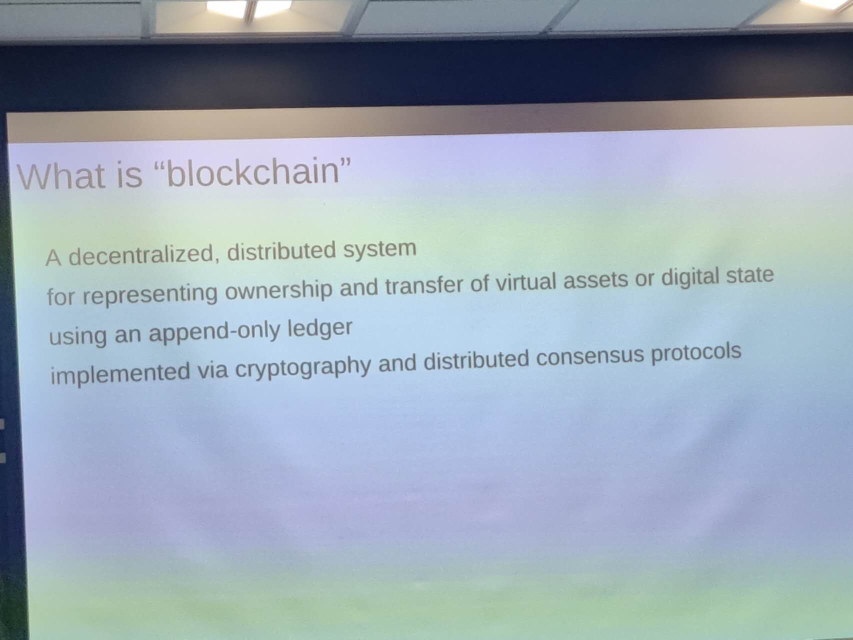
#> input picture test_image.jpg, 1706 x 1280 px (shown at 1/2 size)
$ python improved.py
#> lines starting #> are read from the running program, lines starting #| are printed output that depends on the picture; after the words box and inside, x2 and y2 are one past the last pixel; in counts of white or black regions, pixels touching at a corner belong together
import cv2
import pytesseract
import numpy as np
from PIL import Image

pytesseract.pytesseract.tesseract_cmd = "/usr/bin/tesseract"

# Load image
image_path = "test_image.jpg"  # Change this to your actual image path
image = cv2.imread(image_path)
#> image is the input picture: shape (1280, 1706, 3); mean B, G, R 182.9, 170, 156.1

def preprocess_image(image):
    """Enhance the image for better OCR accuracy."""
    # Convert to grayscale
    gray = cv2.cvtColor(image, cv2.COLOR_BGR2GRAY)
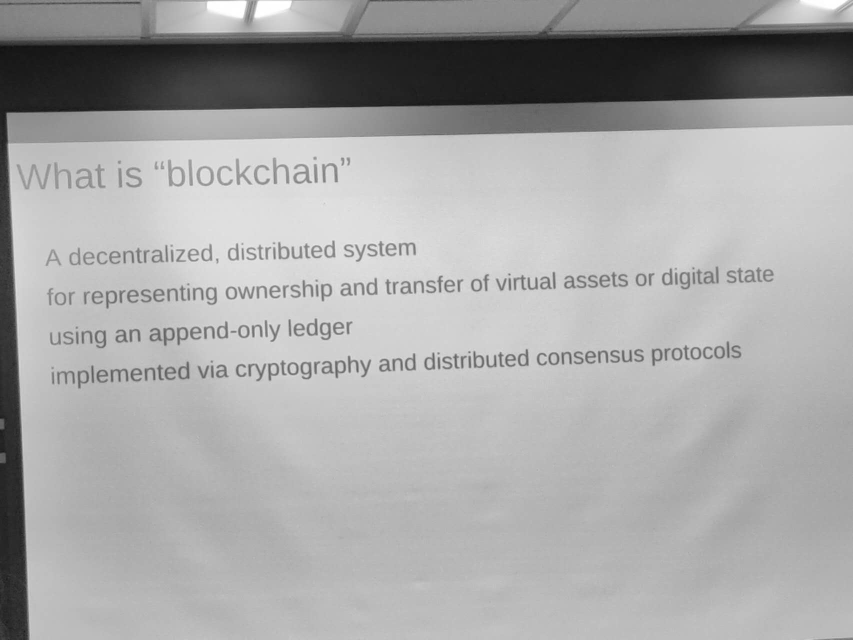
#> gray: shape (1280, 1706) (shown at 1/2 size); min 12, max 255, mean 167.3

    # Resize to improve OCR accuracy (Tesseract works better on larger text)
    height, width = gray.shape
#> height = 1280; width = 1706
    scaling_factor = 2  # Increase size for better text detection
    gray = cv2.resize(gray, (width * scaling_factor, height * scaling_factor), interpolation=cv2.INTER_LINEAR)
#> gray: shape (2560, 3412)

    # Apply Gaussian blur to reduce noise
    gray = cv2.GaussianBlur(gray, (3, 3), 0)

    # Use adaptive histogram equalization to enhance contrast
    clahe = cv2.createCLAHE(clipLimit=3.0, tileGridSize=(8,8))
    gray = clahe.apply(gray)
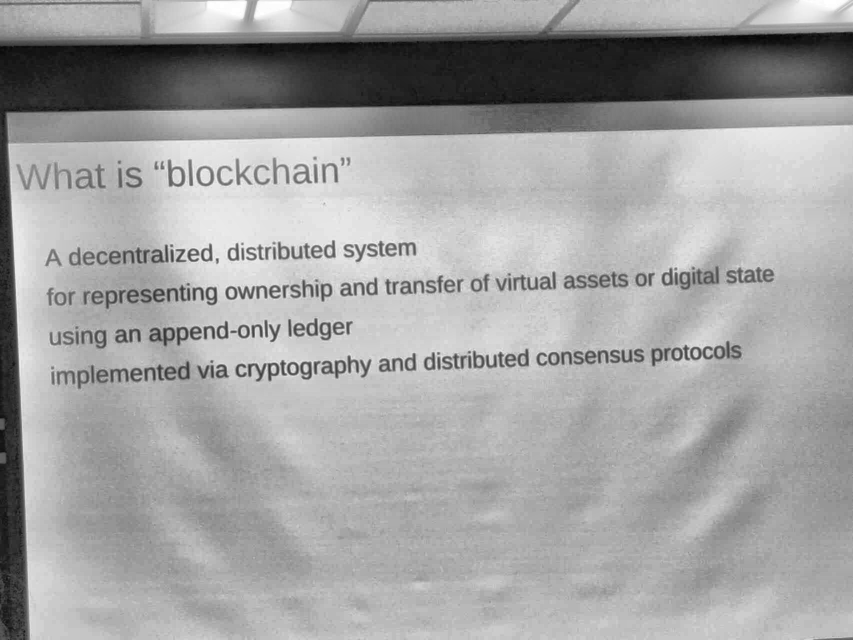
#> gray: shape (2560, 3412) (shown at 1/4 size); min 3, max 255, mean 162.7

    # Apply sharpening filter
    kernel = np.array([[0, -1, 0], [-1, 5, -1], [0, -1, 0]])
    sharpened = cv2.filter2D(gray, -1, kernel)

    # Apply binary thresholding
    _, binary = cv2.threshold(sharpened, 0, 255, cv2.THRESH_BINARY + cv2.THRESH_OTSU)
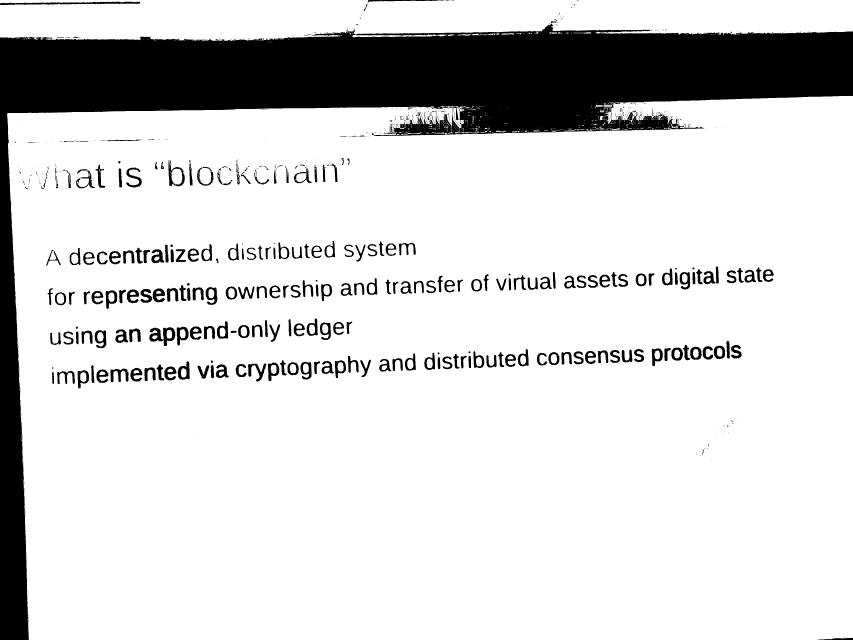
#> binary: shape (2560, 3412) (shown at 1/4 size); 83.8% white; 1254 black regions (975 under 20 px), largest, box (x1, y1, x2, y2) and area: (0, 93, 3412, 2560) 1209795, (0, 7, 561, 20) 3874, (597, 1309, 701, 1384) 3699

    # Morphological transformations to refine text edges
    kernel = np.ones((1,1), np.uint8)
    processed = cv2.morphologyEx(binary, cv2.MORPH_CLOSE, kernel)

    return processed

def extract_text(image):
    """Extract text using Tesseract OCR with optimized settings."""
    custom_config = r'--oem 3 --psm 4 -c preserve_interword_spaces=1'
#> (the run stopped early here; a loop or call above may not have finished)
